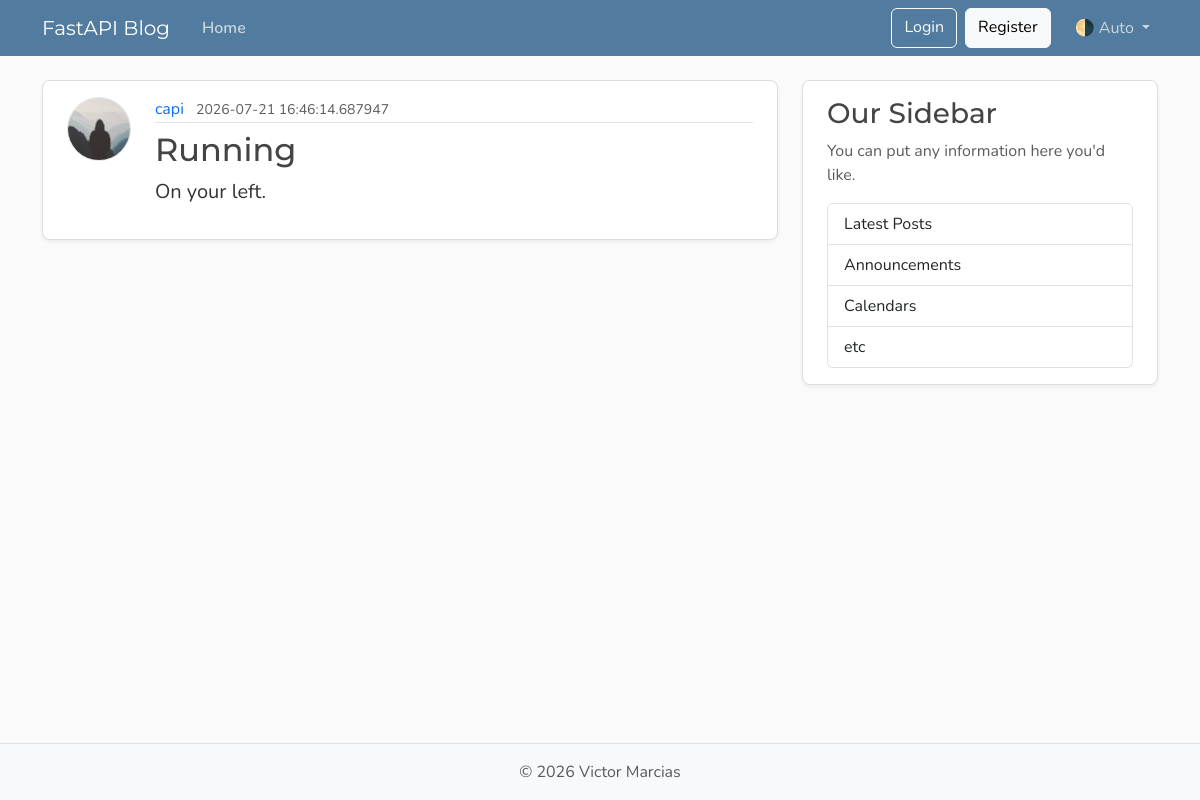
Page /posts on the earlier database version.
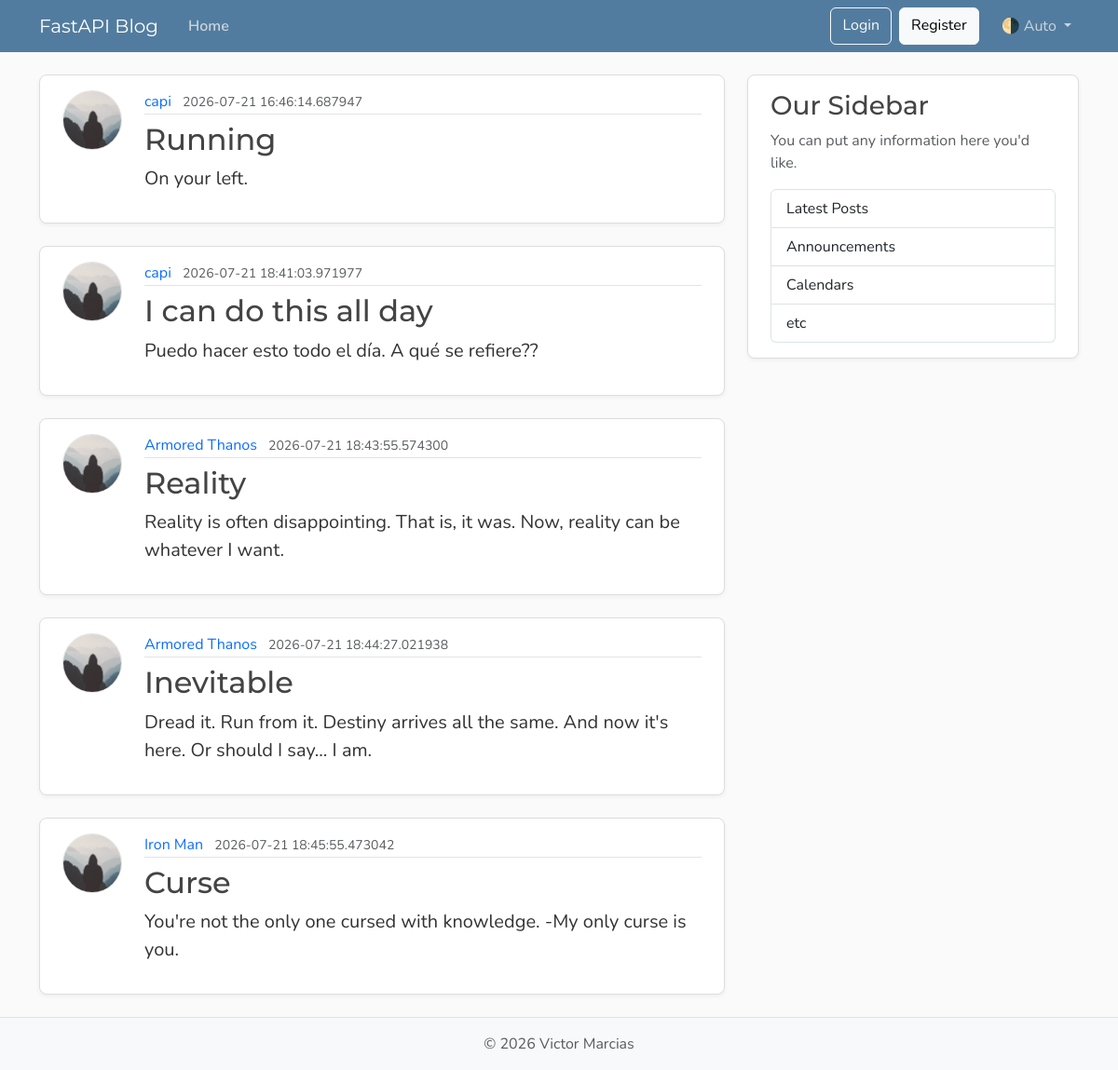
Same page on the later database version.
### models.py (models this page shows, shortened)
class Post(Base):
    __tablename__ = "posts"
    id: Mapped[int] = mapped_column(Integer, primary_key=True, index=True)
    title: Mapped[str] = mapped_column(String(100), nullable=False)
    content: Mapped[str] = mapped_column(Text, nullable=False)
    user_id: Mapped[int] = mapped_column(
        ForeignKey("users.id"),
        nullable=False,
        index=True,
    )
    date_posted: Mapped[datetime] = mapped_column(
        DateTime(timezone=True),
        default=lambda: datetime.now(UTC),
    )
    author: Mapped[User] = relationship(back_populates="posts")

class User(Base):
    __tablename__ = "users"
    id: Mapped[int] = mapped_column(Integer, primary_key=True, index=True)
    username: Mapped[str] = mapped_column(String(50), unique=True, nullable=False)
    email: Mapped[str] = mapped_column(String(120), unique=True, nullable=False)
    image_file: Mapped[str | None] = mapped_column(
        String(200),
        nullable=True,
        default=None,
    )
    posts: Mapped[list[Post]] = relationship(
        back_populates="author",
        cascade="all, delete-orphan"
    )

### main.py (the view)
@app.get(
    "/",
    include_in_schema=False,
    name="home"
)
@app.get(
    "/posts",
    include_in_schema=False,
    name="posts"
)
async def home(request: Request, db: Annotated[AsyncSession, Depends(get_db)]):
    result = await db.execute(
        select(models.Post).options(selectinload(models.Post.author))
    )
    posts = result.scalars().all()
    return templates.TemplateResponse(
        request,
        "home.html",
        {"posts": posts, "title": "Home"},
    )

### templates/home.html
{% extends "layout.html" %}
{% block content %}
  {% for post in posts %}
    <article class="content-section py-3 px-4 mb-4">
      <div class="d-flex align-items-start gap-4">
        <img class="rounded-circle article-img flex-shrink-0"
             src="{{ url_for('static', path='profile_pics/default.jpg') }}"
             alt="{{ post.author.username }}'s profile picture"
             width="64"
             height="64"
             loading="lazy">
        <div class="flex-grow-1">
          <div class="article-metadata mb-2">
            <a class="me-2" href="#">{{ post.author.username }}</a>
            <small class="text-body-secondary">{{ post.date_posted }}</small>
          </div>
          <h2>
            <a class="article-title" href="{{ url_for('post_page', post_id=post.id) }}">{{ post.title }}</a>
          </h2>
          <p class="article-content">{{ post.content }}</p>
        </div>
      </div>
    </article>
  {% endfor %}
{% endblock content %}

### templates/layout.html (shortened to what this page needs)
<!DOCTYPE html>
<html lang="en">
  <head>
    <link href="https://cdn.jsdelivr.net/npm/bootstrap@5.3.8/dist/css/bootstrap.min.css"
          rel="stylesheet"
>
    <link rel="stylesheet" type="text/css" href="{{ url_for('static', path='css/main.css') }}">
  </head>
  <body class="d-flex flex-column min-vh-100">
    <header class="site-header">
      <nav class="navbar navbar-expand-md bg-steel fixed-top"
           data-bs-theme="dark">
        <div class="container">
          <a class="navbar-brand me-4" href="{{ url_for('home') }}">FastAPI Blog</a>
          <div class="collapse navbar-collapse" id="navbarToggle">
            <div class="navbar-nav me-auto">
              <a class="nav-link active" aria-current="page" href="{{ url_for('home') }}">Home</a>
            </div>
            <div class="navbar-nav">
              <a class="btn btn-outline-light mb-2 mb-md-0 me-md-2" href="#">Login</a>
              <a class="btn btn-light mb-2 mb-md-0 me-md-3" href="#">Register</a>
              <div class="nav-item dropdown">
                <a class="nav-link dropdown-toggle"
                   href="#"
                   role="button"
                   id="bd-theme"
                   data-bs-toggle="dropdown"
                   aria-expanded="false">
                  <span id="bd-theme-text">🌗 Auto</span>
                </a>
              </div>
            </div>
          </div>
        </div>
      </nav>
    </header>
    <main role="main" class="container">
      <div class="row">
        <div class="col-md-8">
          {% block content %}
          {% endblock content %}
        </div>
        <aside class="col-md-4">
          <div class="content-section py-3 px-4 mb-4">
            <h3>Our Sidebar</h3>
            <p class="text-body-secondary">You can put any information here you'd like.</p>
            <ul class="list-group">
              <li class="list-group-item">Latest Posts</li>
              <li class="list-group-item">Announcements</li>
              <li class="list-group-item">Calendars</li>
              <li class="list-group-item">etc</li>
            </ul>
          </div>
        </aside>
      </div>
    </main>
    <footer class="mt-auto py-3 bg-body-tertiary border-top">
      <div class="container text-center">
        <p class="text-body-secondary mb-0">
          © <span id="year"></span> Victor Marcias
        </p>
      </div>
    </footer>
  </body>
</html>

### static/css/main.css (style rules this page uses)
:root { --font-heading: "Montserrat", system-ui, -apple-system, BlinkMacSystemFont, sans-serif; --font-body: "Nunito", system-ui, -apple-system, BlinkMacSystemFont, sans-serif; --color-bg-body: #fafafa; --color-bg-content: #ffffff; --color-text-primary: #333333; --color-text-heading: #444444; --color-steel: #527c9f; --color-nav-link: #cbd5db; --color-nav-link-hover: #ffffff; --color-link-hover: #428bca; --color-border: #dddddd; --color-border-light: #e3e3e3; --spacing-xl: 5rem; --article-img-size: 4rem; --account-img-size: 7.813rem; }
body { font-family: var(--font-body); background: var(--color-bg-body); color: var(--color-text-primary); }
main { padding-top: var(--spacing-xl); }
h1, h2, h3, h4, h5, h6 { font-family: var(--font-heading); color: var(--color-text-heading); }
.navbar-brand { font-family: var(--font-heading); }
a { text-decoration: none; }
.bg-steel { background-color: var(--color-steel); }
.site-header .navbar-nav .nav-link { color: var(--color-nav-link); transition: color 0.2s ease-in-out; }
.site-header .navbar-nav .nav-link.active { font-weight: 600; }
.content-section { background: var(--color-bg-content); border: 1px solid var(--color-border); border-radius: 0.5rem; box-shadow: 0 2px 4px rgba(15, 23, 42, 0.05); transition: box-shadow 0.15s ease, transform 0.15s ease, border-color 0.15s ease; }
.article-title { color: var(--color-text-heading); transition: color 0.2s ease-in-out; }
.article-content { white-space: pre-line; font-size: 1.25rem; }
.article-img { height: var(--article-img-size); width: var(--article-img-size); flex-shrink: 0; object-fit: cover; border: 1px solid var(--color-border-light); box-shadow: 0 0 0 2px var(--color-bg-content); }
.article-metadata { padding-bottom: 0.063rem; border-bottom: 1px solid var(--color-border-light); }
.article-metadata a { transition: color 0.2s ease-in-out; }
[data-bs-theme="dark"] { --color-bg-body: #1a1a1a; --color-bg-content: #2d2d2d; --color-text-primary: #e0e0e0; --color-text-heading: #f0f0f0; --color-border: #404040; --color-border-light: #4a4a4a; }

Differences in the rows shown:
added Post: author.username "capi", date_posted "2026-07-21 18:41:03.971977", title "I can do this all day", content "Puedo hacer esto todo el día. A qué se refiere??"
added Post: author.username "Armored Thanos", date_posted "2026-07-21 18:43:55.574300", title "Reality", content "Reality is often disappointing. That is, it was. Now, reality can be whatever I want."
added Post: author.username "Armored Thanos", date_posted "2026-07-21 18:44:27.021938", title "Inevitable", content "Dread it. Run from it. Destiny arrives all the same. And now it's here. Or should I say... I am."
added Post: author.username "Iron Man", date_posted "2026-07-21 18:45:55.473042", title "Curse", content "You're not the only one cursed with knowledge. -My only curse is you."
